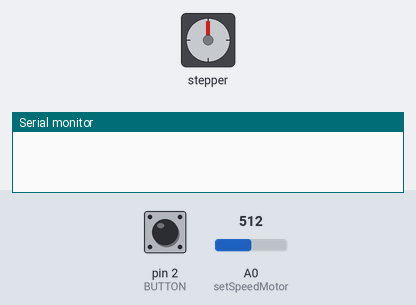
A sketch run on a simulated Arduino Uno, built with avr-gcc and run on an emulated ATmega328P. On the bench: stepper motor, the last lines printed to the serial monitor. Inputs (shaded band) come from the test bench; at power-on: pin 2 (BUTTON) HIGH, A0 (setSpeedMotor) = 512. Stepper angles assume 200 steps per turn.

Above: at 1.2 s.
1.3 s: pin 2 (BUTTON) pulled LOW for 0.15 s
2.9 s: pin 2 (BUTTON) pulled LOW for 1 s
At 4.17 s:
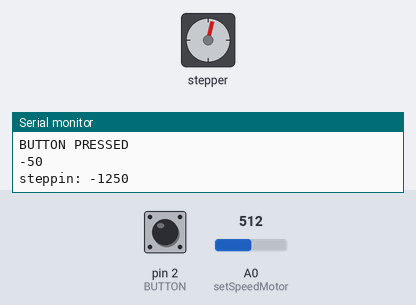
At 7.4 s:
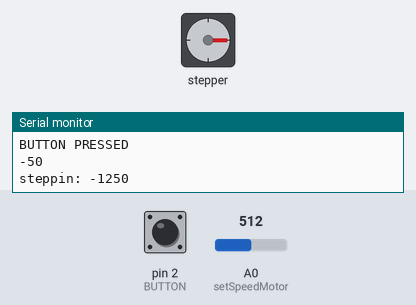
Timing chart, 0 to 13.6 s (numbered marks = the images above; inputs shaded):
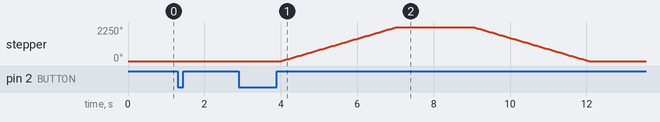

Measured:
- after the input at 2.9 s, stepper: turns 2250° clockwise in 3.0 s, then 2250° counter-clockwise in 3.0 s

The sketch:

dip_coater_EDD.ino
```cpp
#include <Stepper.h>

#define BUTTON 2

const float mmpersteps = -0.04;  // change this to fit the number of steps for your motor

// initialize the stepper library on pins 8 through 11:
Stepper stepper(200, 8, 9, 10, 11);

int motorSpeed;
int cycles;
int moveDist;
int current;

void setup() {
  // nothing to do inside the setup
  current = 0;
  motorSpeed = 0;
  cycles = 0;
  moveDist = 0;
  pinMode(BUTTON, INPUT_PULLUP);
  Serial.begin(9600);
}

void waitForButton() {
   while(digitalRead(2)) {
    delay(10);
   }
   while(!digitalRead(2)) {
       delay(10);
   }
   Serial.println("BUTTON PRESSED");
}

void setSpeedMotor() {
  int sensorReading = analogRead(A0);
  // map it to a range from 0 to 100:
  motorSpeed = map(sensorReading, 0, 1023, 0, 250);
  // set the motor speed:
  stepper.setSpeed(motorSpeed);
  Serial.print("Speed: ");
  Serial.println(motorSpeed);
  // step 1/100 of a revolution:
}

void goToPosition() {
  int pos = analogRead(A0);
  pos = map(pos, 0, 1023, 0, 100);
  int moveDist = current-pos;
  Serial.println(moveDist);
  Serial.print("steppin: ");
  Serial.println((int)(-moveDist/mmpersteps));
  delay(100);
  if(moveDist<0) {

    stepper.step((int)(moveDist/mmpersteps));
    current = current + pos;
    delay(2000);
    stepper.step((int)(-moveDist/mmpersteps));
    current = current - pos;
  }
  else {
    stepper.step((int)(-moveDist/mmpersteps));
    current = current - pos;
    delay(2000);
    stepper.step((int)(moveDist/mmpersteps));
    current = current + pos;
  }


}

int setCycles(int cycles) {
  cycles = analogRead(1);
  return cycles;
}

void loop() {
  waitForButton();
  setSpeedMotor();
  waitForButton();
  delay(10);
  goToPosition();
  /*
  cycles = setCycles();
  for (int x = 0; x < cycles; x++) {
    goToPosition();
    delay(5000);
    stepper.step(-moveDist);
    delay(5000);
  }
  */
}
```
